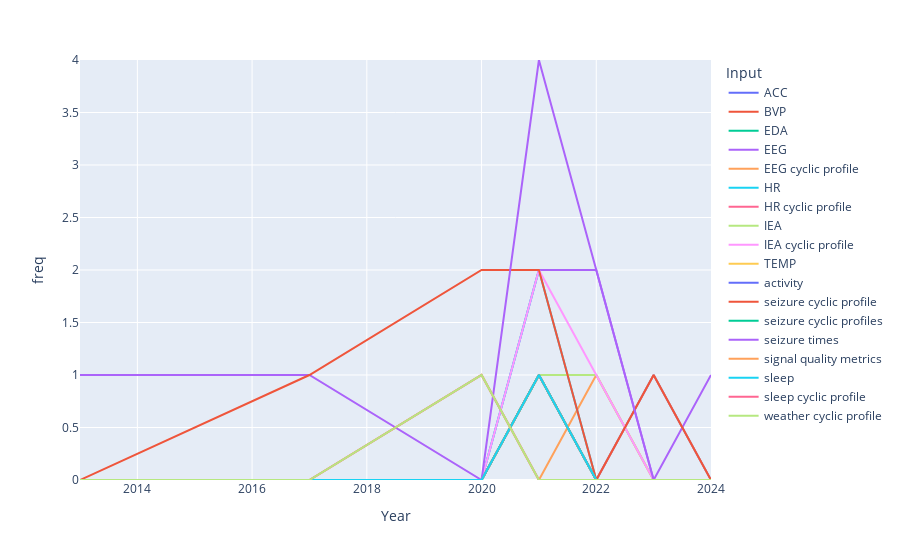

The code cell stored with this chart in its notebook:
### Markdown cell above
## Line Chart

### Code cell
fig = px.line(freq, x="Year", y="freq", color='Input')
fig.update_layout(yaxis_range=[0,4], xaxis_range=[2013,2024])

fig.show()

### Figure 1 — Plotly figure (JSON) as saved in the notebook; plotly's stock layout.template omitted (floating-point values rounded to 4 significant figures)
{"data": [{"hovertemplate": "Input=ACC<br>Year=%{x}<br>freq=%{y}<extra></extra>", "legendgroup": "ACC", "line": {"color": "#636efa", "dash": "solid"}, "marker": {"symbol": "circle"}, "mode": "lines", "name": "ACC", "orientation": "v", "showlegend": true, "type": "scatter", "x": [2013, 2017, 2020, 2021, 2022, 2023, 2024], "xaxis": "x", "y": [0, 0, 0, 1, 0, 0, 0], "yaxis": "y"}, {"hovertemplate": "Input=BVP<br>Year=%{x}<br>freq=%{y}<extra></extra>", "legendgroup": "BVP", "line": {"color": "#EF553B", "dash": "solid"}, "marker": {"symbol": "circle"}, "mode": "lines", "name": "BVP", "orientation": "v", "showlegend": true, "type": "scatter", "x": [2013, 2017, 2020, 2021, 2022, 2023, 2024], "xaxis": "x", "y": [0, 0, 0, 1, 0, 0, 0], "yaxis": "y"}, {"hovertemplate": "Input=EDA<br>Year=%{x}<br>freq=%{y}<extra></extra>", "legendgroup": "EDA", "line": {"color": "#00cc96", "dash": "solid"}, "marker": {"symbol": "circle"}, "mode": "lines", "name": "EDA", "orientation": "v", "showlegend": true, "type": "scatter", "x": [2013, 2017, 2020, 2021, 2022, 2023, 2024], "xaxis": "x", "y": [0, 0, 0, 1, 0, 0, 0], "yaxis": "y"}, {"hovertemplate": "Input=EEG<br>Year=%{x}<br>freq=%{y}<extra></extra>", "legendgroup": "EEG", "line": {"color": "#ab63fa", "dash": "solid"}, "marker": {"symbol": "circle"}, "mode": "lines", "name": "EEG", "orientation": "v", "showlegend": true, "type": "scatter", "x": [2013, 2017, 2020, 2021, 2022, 2023, 2024], "xaxis": "x", "y": [1, 1, 0, 2, 2, 0, 1], "yaxis": "y"}, {"hovertemplate": "Input=EEG cyclic profile<br>Year=%{x}<br>freq=%{y}<extra></extra>", "legendgroup": "EEG cyclic profile", "line": {"color": "#FFA15A", "dash": "solid"}, "marker": {"symbol": "circle"}, "mode": "lines", "name": "EEG cyclic profile", "orientation": "v", "showlegend": true, "type": "scatter", "x": [2013, 2017, 2020, 2021, 2022, 2023, 2024], "xaxis": "x", "y": [0, 0, 1, 0, 1, 0, 0], "yaxis": "y"}, {"hovertemplate": "Input=HR<br>Year=%{x}<br>freq=%{y}<extra></extra>", "legendgroup": "HR", "line": {"color": "#19d3f3", "dash": "solid"}, "marker": {"symbol": "circle"}, "mode": "lines", "name": "HR", "orientation": "v", "showlegend": true, "type": "scatter", "x": [2013, 2017, 2020, 2021, 2022, 2023, 2024], "xaxis": "x", "y": [0, 0, 0, 2, 0, 1, 0], "yaxis": "y"}, {"hovertemplate": "Input=HR cyclic profile<br>Year=%{x}<br>freq=%{y}<extra></extra>", "legendgroup": "HR cyclic profile", "line": {"color": "#FF6692", "dash": "solid"}, "marker": {"symbol": "circle"}, "mode": "lines", "name": "HR cyclic profile", "orientation": "v", "showlegend": true, "type": "scatter", "x": [2013, 2017, 2020, 2021, 2022, 2023, 2024], "xaxis": "x", "y": [0, 0, 0, 1, 0, 1, 0], "yaxis": "y"}, {"hovertemplate": "Input=IEA<br>Year=%{x}<br>freq=%{y}<extra></extra>", "legendgroup": "IEA", "line": {"color": "#B6E880", "dash": "solid"}, "marker": {"symbol": "circle"}, "mode": "lines", "name": "IEA", "orientation": "v", "showlegend": true, "type": "scatter", "x": [2013, 2017, 2020, 2021, 2022, 2023, 2024], "xaxis": "x", "y": [0, 0, 0, 1, 1, 0, 0], "yaxis": "y"}, {"hovertemplate": "Input=IEA cyclic profile<br>Year=%{x}<br>freq=%{y}<extra></extra>", "legendgroup": "IEA cyclic profile", "line": {"color": "#FF97FF", "dash": "solid"}, "marker": {"symbol": "circle"}, "mode": "lines", "name": "IEA cyclic profile", "orientation": "v", "showlegend": true, "type": "scatter", "x": [2013, 2017, 2020, 2021, 2022, 2023, 2024], "xaxis": "x", "y": [0, 0, 0, 2, 1, 0, 0], "yaxis": "y"}, {"hovertemplate": "Input=TEMP<br>Year=%{x}<br>freq=%{y}<extra></extra>", "legendgroup": "TEMP", "line": {"color": "#FECB52", "dash": "solid"}, "marker": {"symbol": "circle"}, "mode": "lines", "name": "TEMP", "orientation": "v", "showlegend": true, "type": "scatter", "x": [2013, 2017, 2020, 2021, 2022, 2023, 2024], "xaxis": "x", "y": [0, 0, 0, 1, 0, 0, 0], "yaxis": "y"}, {"hovertemplate": "Input=activity<br>Year=%{x}<br>freq=%{y}<extra></extra>", "legendgroup": "activity", "line": {"color": "#636efa", "dash": "solid"}, "marker": {"symbol": "circle"}, "mode": "lines", "name": "activity", "orientation": "v", "showlegend": true, "type": "scatter", "x": [2013, 2017, 2020, 2021, 2022, 2023, 2024], "xaxis": "x", "y": [0, 0, 0, 1, 0, 0, 0], "yaxis": "y"}, {"hovertemplate": "Input=seizure cyclic profile<br>Year=%{x}<br>freq=%{y}<extra></extra>", "legendgroup": "seizure cyclic profile", "line": {"color": "#EF553B", "dash": "solid"}, "marker": {"symbol": "circle"}, "mode": "lines", "name": "seizure cyclic profile", "orientation": "v", "showlegend": true, "type": "scatter", "x": [2013, 2017, 2020, 2021, 2022, 2023, 2024], "xaxis": "x", "y": [0, 1, 2, 2, 0, 1, 0], "yaxis": "y"}, {"hovertemplate": "Input=seizure cyclic profiles<br>Year=%{x}<br>freq=%{y}<extra></extra>", "legendgroup": "seizure cyclic profiles", "line": {"color": "#00cc96", "dash": "solid"}, "marker": {"symbol": "circle"}, "mode": "lines", "name": "seizure cyclic profiles", "orientation": "v", "showlegend": true, "type": "scatter", "x": [2013, 2017, 2020, 2021, 2022, 2023, 2024], "xaxis": "x", "y": [0, 0, 0, 1, 0, 0, 0], "yaxis": "y"}, {"hovertemplate": "Input=seizure times<br>Year=%{x}<br>freq=%{y}<extra></extra>", "legendgroup": "seizure times", "line": {"color": "#ab63fa", "dash": "solid"}, "marker": {"symbol": "circle"}, "mode": "lines", "name": "seizure times", "orientation": "v", "showlegend": true, "type": "scatter", "x": [2013, 2017, 2020, 2021, 2022, 2023, 2024], "xaxis": "x", "y": [0, 0, 0, 4, 2, 0, 0], "yaxis": "y"}, {"hovertemplate": "Input=signal quality metrics<br>Year=%{x}<br>freq=%{y}<extra></extra>", "legendgroup": "signal quality metrics", "line": {"color": "#FFA15A", "dash": "solid"}, "marker": {"symbol": "circle"}, "mode": "lines", "name": "signal quality metrics", "orientation": "v", "showlegend": true, "type": "scatter", "x": [2013, 2017, 2020, 2021, 2022, 2023, 2024], "xaxis": "x", "y": [0, 0, 0, 1, 0, 0, 0], "yaxis": "y"}, {"hovertemplate": "Input=sleep<br>Year=%{x}<br>freq=%{y}<extra></extra>", "legendgroup": "sleep", "line": {"color": "#19d3f3", "dash": "solid"}, "marker": {"symbol": "circle"}, "mode": "lines", "name": "sleep", "orientation": "v", "showlegend": true, "type": "scatter", "x": [2013, 2017, 2020, 2021, 2022, 2023, 2024], "xaxis": "x", "y": [0, 0, 0, 1, 0, 0, 0], "yaxis": "y"}, {"hovertemplate": "Input=sleep cyclic profile<br>Year=%{x}<br>freq=%{y}<extra></extra>", "legendgroup": "sleep cyclic profile", "line": {"color": "#FF6692", "dash": "solid"}, "marker": {"symbol": "circle"}, "mode": "lines", "name": "sleep cyclic profile", "orientation": "v", "showlegend": true, "type": "scatter", "x": [2013, 2017, 2020, 2021, 2022, 2023, 2024], "xaxis": "x", "y": [0, 0, 1, 0, 0, 0, 0], "yaxis": "y"}, {"hovertemplate": "Input=weather cyclic profile<br>Year=%{x}<br>freq=%{y}<extra></extra>", "legendgroup": "weather cyclic profile", "line": {"color": "#B6E880", "dash": "solid"}, "marker": {"symbol": "circle"}, "mode": "lines", "name": "weather cyclic profile", "orientation": "v", "showlegend": true, "type": "scatter", "x": [2013, 2017, 2020, 2021, 2022, 2023, 2024], "xaxis": "x", "y": [0, 0, 1, 0, 0, 0, 0], "yaxis": "y"}], "layout": {"legend": {"title": {"text": "Input"}, "tracegroupgap": 0}, "margin": {"t": 60}, "xaxis": {"anchor": "y", "domain": [0, 1], "range": [2013, 2024], "title": {"text": "Year"}}, "yaxis": {"anchor": "x", "domain": [0, 1], "range": [0, 4], "title": {"text": "freq"}}}}
